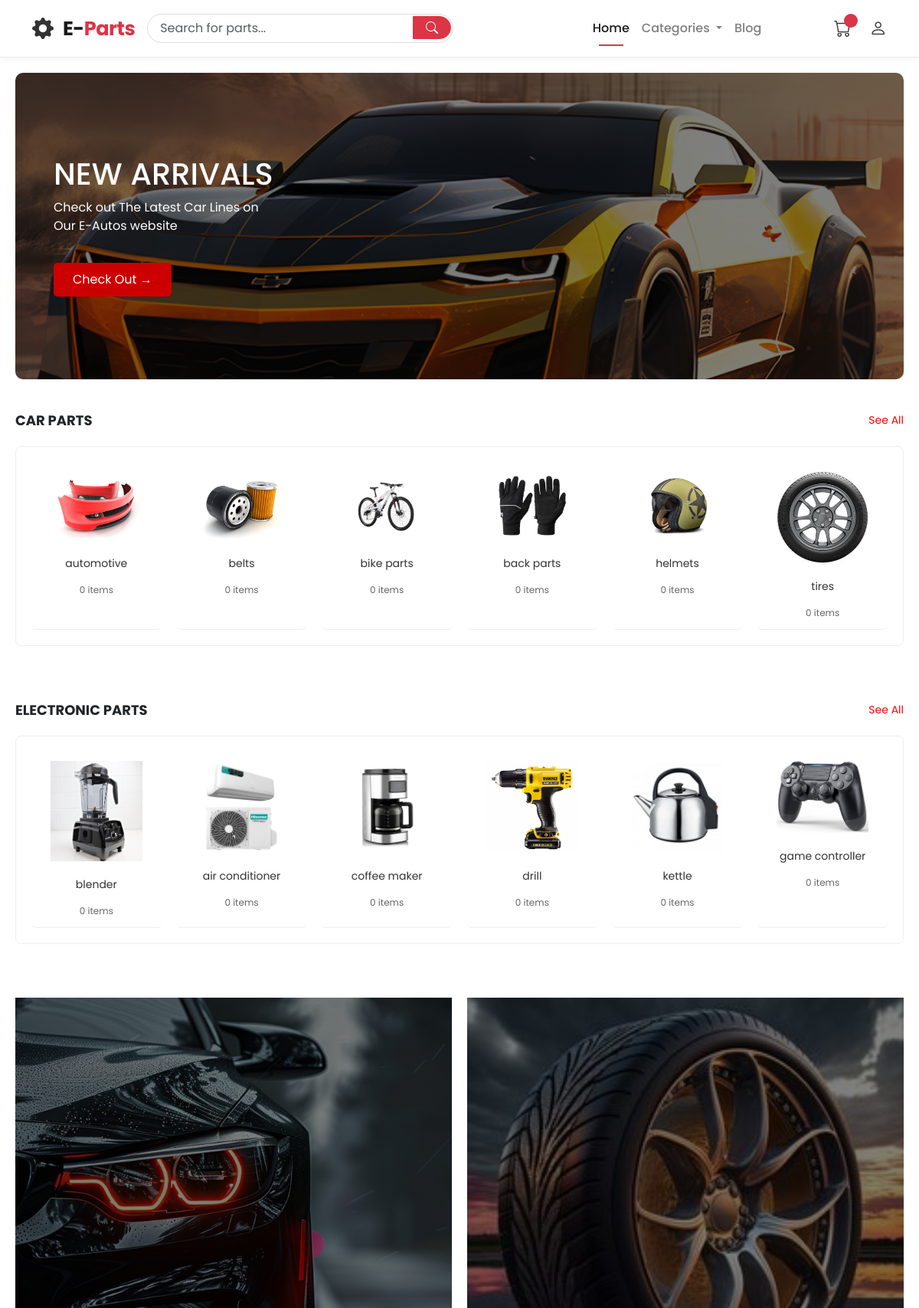
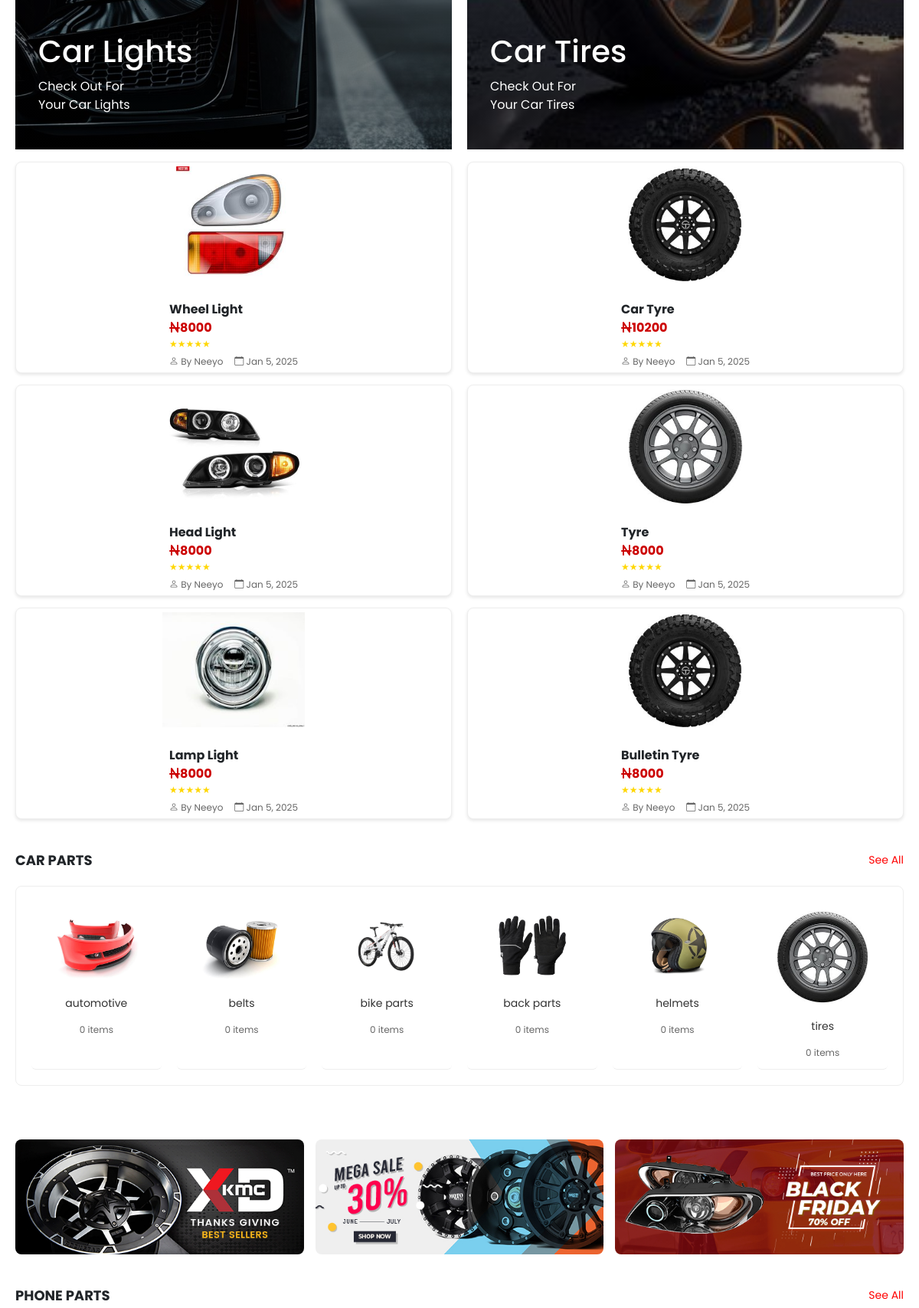
The page / (upper part) on the database its author committed (2 pictures, top to bottom).
### tables this page shows
CREATE TABLE `categories` (
  `id` int(11) NOT NULL,
  `category_name` varchar(255) NOT NULL,
  `category_image` varchar(255) NOT NULL,
  `category_type` varchar(255) NOT NULL
);

CREATE TABLE `products` (
  `product_id` int(11) NOT NULL,
  `poster_id` int(11) NOT NULL,
  `poster_type` varchar(255) NOT NULL,
  `product_name` varchar(255) NOT NULL,
  `product_price` int(11) NOT NULL,
  `product_image` varchar(255) NOT NULL,
  `product_details` text NOT NULL,
  `product_category` varchar(255) NOT NULL,
  `product_condition` varchar(255) NOT NULL,
  `product_location` varchar(11) NOT NULL,
  `product_address` varchar(255) NOT NULL,
  `product_color` varchar(255) NOT NULL,
  `quantity_sold` int(11) NOT NULL,
  `product_quantity` int(11) NOT NULL,
  `gift_picks` tinyint(11) NOT NULL,
  `sold` tinyint(11) NOT NULL,
  `product_views` int(11) NOT NULL,
  `product_likes` int(11) NOT NULL,
  `product_rating` int(11) NOT NULL,
  `product_discount` int(11) NOT NULL,
  `featured_product` tinyint(11) NOT NULL,
  `date_added` varchar(255) NOT NULL
);

CREATE TABLE `user_profile` (
  `id` int(11) NOT NULL,
  `user_name` varchar(255) NOT NULL,
  `user_email` varchar(255) NOT NULL,
  `user_password` varchar(255) NOT NULL,
  `user_type` varchar(255) NOT NULL,
  `user_image` varchar(255) NOT NULL,
  `user_phone` varchar(255) NOT NULL,
  `user_location` varchar(255) NOT NULL,
  `lga` varchar(255) NOT NULL,
  `user_address` varchar(255) NOT NULL,
  `user_rating` varchar(255) NOT NULL,
  `verified` tinyint(11) NOT NULL,
  `vkey` varchar(255) NOT NULL,
  `reset_token` varchar(255) NOT NULL,
  `reset_token_expiry` varchar(255) NOT NULL,
  `date_added` varchar(255) NOT NULL
);

### contents/car-categories-content.php (called while the page is built, shortened)
<?php
$category_name = $category['category_name'] ?? 'N/A';
$category_image = $category['category_image'] ?? '';
?>

### contents/product-contents.php (called while the page is built, shortened)
<?php
        $product_id = $product['product_id'];
        $poster_id = isset($product['poster_id']) && !empty($product['poster_id']) ? $product['poster_id'] :"N/A";
        $product_name = $product['product_name'];
        $product_price = $product['product_price'];
        $product_image = $product['product_image'];
        $product_date = $product['date_added'];
?>

### contents/seller-contents.php (called while the page is built, shortened)
<?php
$seller_details_name = $seller['user_name'] ?? 'N/A';
?>

### components/categories-banner.php (the view)
<?php include("engine/config.php"); ?>
<div class="showcase-grid">
        <div>
            <div class="banner" style="background-image: linear-gradient(rgba(0,0,0,0.5), rgba(0,0,0,0.5)), url('assets/images/background/car-lights.png')">
                <h2>Car Lights</h2>
                <p>Check Out For<br>Your Car Lights</p>
            </div>
            <div class="product-grid mt-3">
                <?php $stmt = $conn->prepare("SELECT * FROM products WHERE product_name LIKE '%light%' AND product_category LIKE '%car part%'");
                 $stmt->execute();
                 $result = $stmt->get_result();
                 while($product = $result->fetch_assoc()):
                     include ("contents/product-contents.php");
                     $stmt_poster = $conn->prepare("SELECT * FROM user_profile WHERE id = ?");
                     $stmt_poster->bind_param("i", $poster_id);
                     $stmt_poster->execute();
                     $result_x = $stmt_poster->get_result();
                     $seller = $result_x->fetch_assoc();
                     include("contents/seller-contents.php");
                ?>
                <div class="product-card">
                <a class='text-decoration-none text-dark text-capitalize' href="product-details.php?id=<?=htmlspecialchars($product_id) ?>"><img src="<?=htmlspecialchars($product_image);?>" alt="<?=htmlspecialchars($product_name);?>" class="product-image"></a>
                    <div class="product-info">
                        <div> <span class='text-capitalize fw-bold'><?=htmlspecialchars($product_name) ?></span>   </div>
                        <div class="price"><i class='fas fa-naira-sign'></i><?=htmlspecialchars($product_price)?></div>
                        <div class="stars">★★★★★</div>
                        <div class="meta-info">
                            <span><i class="bi bi-person"></i> By <?= htmlspecialchars($seller_details_name) ?></span>
                            <span class='text-capitalize'><i class="bi bi-calendar"></i> <?=htmlspecialchars($product_date)?></span>
                        </div>
                    </div>
                </div>
                <?php endwhile;?>
            </div>
        </div>
        <div>
            <div class="banner" style="background-image: linear-gradient(rgba(0,0,0,0.5), rgba(0,0,0,0.5)), url('assets/images/background/car-tires.png')">
                <h2>Car Tires</h2>
                <p>Check Out For<br>Your Car Tires</p>
            </div>
            <div class="product-grid mt-3">
            <?php $stmt = $conn->prepare("SELECT * FROM products WHERE product_name LIKE '%tyre%' AND product_category LIKE '%car part%'");
                 $stmt->execute();
                 $result = $stmt->get_result();
                 while($product = $result->fetch_assoc()):
                     include ("contents/product-contents.php");
                     $stmt_poster = $conn->prepare("SELECT * FROM user_profile WHERE id = ?");
                     $stmt_poster->bind_param("i", $poster_id);
                     $stmt_poster->execute();
                     $result_x = $stmt_poster->get_result();
                     $seller = $result_x->fetch_assoc();
                     include("contents/seller-contents.php");
                ?>
                <div class="product-card">
                <a class='text-decoration-none text-dark text-capitalize' href="product-details.php?id=<?=htmlspecialchars($product_id) ?>"><img src="<?=htmlspecialchars($product_image);?>" alt="<?=htmlspecialchars($product_name);?>" class="product-image"></a>
                    <div class="product-info">
                        <div> <span class='text-capitalize fw-bold'><?=htmlspecialchars($product_name) ?></span>   </div>
                        <div class="price"><i class='fas fa-naira-sign'></i><?=htmlspecialchars($product_price);?></div>
                        <div class="stars">★★★★★</div>
                        <div class="meta-info">
                            <span><i class="bi bi-person"></i> By <?= htmlspecialchars($seller_details_name) ?></span>
                            <span class='text-capitalize'><i class="bi bi-calendar"></i> <?=htmlspecialchars($product_date);?></span>
                        </div>
                    </div>
                </div>
                <?php endwhile;?>
            </div>
        </div>
    </div>

### components/categories.php
<?php  require("engine/config.php"); ?>
     <div class="category-section">
        <div class="section-header">
            <div class="section-title">CAR PARTS</div>
            <a href="#" class="see-all">See All</a>
        </div>
        <div class="category-grid">
         <?php
         $get_categories = $conn->prepare("SELECT * FROM categories where category_type like '%car%'");
         $get_categories->execute();
         $categories = $get_categories->get_result();
         while($category = $categories->fetch_assoc()):
             include("contents/car-categories-content.php");
         ?>
          <div class="category-item d-flex flex-row flex-column">
                 <img src="<?=htmlspecialchars($category_image);?>" alt="<?=htmlspecialchars($category_name);?>">
                 <div class="category-name"><?=htmlspecialchars($category_name);?></div>
                 <div class="item-count">0 items</div>
            </div>
            <?php endwhile; ?>
        </div>
    </div>

### components/categories-electronic.php
<?php  require("engine/config.php"); ?>
     <div class="category-section">
        <div class="section-header">
            <div class="section-title">ELECTRONIC PARTS</div>
            <a href="#" class="see-all">See All</a>
        </div>
        <div class="category-grid">
         <?php
         $get_categories = $conn->prepare("SELECT * FROM categories where category_type like '%electronic%'");
         $get_categories->execute();
         $categories = $get_categories->get_result();
         while($category = $categories->fetch_assoc()):
             include("contents/car-categories-content.php");
         ?>
          <div class="category-item d-flex flex-row flex-column">
                 <img src="<?=htmlspecialchars($category_image);?>" alt="<?=htmlspecialchars($category_name);?>">
                 <div class="category-name"><?=htmlspecialchars($category_name);?></div>
                 <div class="item-count">0 items</div>
            </div>
            <?php endwhile; ?>
        </div>
    </div>

### assets/css/hero.css (style rules this page uses)
.category-item { padding: 12px 15px; display: flex; align-items: center; gap: 10px; color: #333; text-decoration: none; border-bottom: 1px solid #eee; }

### assets/css/navbar.css (style rules this page uses)
.category-item { display: flex; align-items: center; gap: 10px; padding: 12px 15px; color: #333; text-decoration: none; border-radius: 6px; transition: background-color 0.2s ease; }

### assets/css/footer.css (style rules this page uses)
:root { --primary-purple: #5b21b6; --light-purple: #f8f5ff; }

### assets/css/btn_scroll.css (style rules this page uses)
html { scroll-behavior:smooth; }

### assets/css/categories.css (style rules this page uses)
.category-section { padding: 20px; margin-bottom: 30px; }
.section-header { display: flex; justify-content: space-between; align-items: center; margin-bottom: 20px; }
.section-title { font-weight: bold; font-size: 18px; }
.see-all { color: red; text-decoration: none; font-size: 14px; }
.category-grid { display: grid; grid-template-columns: repeat(6, 1fr); gap: 20px; background: white; padding: 20px; border-radius: 8px; border: 1px solid #eee; }
.category-item { text-align: center; }
.category-item img { width: 100%; max-width: 120px; height: auto; margin-bottom: 10px; }
.category-name { font-size: 14px; color: #333; margin-bottom: 5px; }
.item-count { font-size: 12px; color: #666; }

### assets/css/categories-banner.css (style rules this page uses)
.showcase-grid { display: grid; grid-template-columns: repeat(2, 1fr); gap: 20px; padding: 20px; }
.banner { position: relative; height: 600px; color: white; background-size: cover; background-position: center; padding: 30px; display: flex; flex-direction: column; justify-content: flex-end; }
.banner h2 { font-size: 2.5rem; margin-bottom: 10px; }
.product-grid { display: grid; grid-template-columns: 1fr; gap: 15px; }
.product-card { background: white; padding: 15px; border-radius: 8px; display: flex; align-items: center; gap: 15px; box-shadow: 0 2px 4px rgba(0,0,0,0.1); }
.product-image { width: 100px; height: 100px; object-fit: contain; }
.product-info { flex-grow: 1; }
.product-info .price { color: #cc0000; font-weight: bold; }
.meta-info { font-size: 12px; color: #666; display: flex; gap: 15px; margin-top: 5px; }
.stars { color: gold; }

### assets/css/product-categories.css (style rules this page uses)
.showcase-grid { display: grid; grid-template-columns: repeat(2, 1fr); gap: 20px; padding: 20px; }
.banner { position: relative; height: 600px; color: white; background-size: cover; background-position: center; padding: 30px; display: flex; flex-direction: column; justify-content: flex-end; }
.product-grid { display: grid; grid-template-columns: 1fr; gap: 15px; }
.product-card { background: white; padding: 15px; border-radius: 8px; display: flex; align-items: center; gap: 15px; box-shadow: 0 2px 4px rgba(0,0,0,0.1); }
.product-image { width: 100px; height: 100px; object-fit: contain; }
.product-info { flex-grow: 1; }
.price { color: #333; font-weight: bold; }
.stars { color: gold; font-size: 12px; }
.meta-info { font-size: 12px; color: #666; display: flex; gap: 15px; margin-top: 5px; }

### assets/css/featured-products.css (style rules this page uses)
.product-card { border: 1px solid #eee; padding: 5px; border-radius: 8px; position: relative; display: flex; flex-direction: column; }
.product-image { width: 100%; height: 150px; object-fit: contain; margin-bottom: 10px; }

### components/links.php (style rules this page uses)
body { font-family:poppins; overflow-x: hidden; }
.fw-bold { font-weight:bold; }

### rows shown on the page
categories: category_image+category_name (picture), category_name "automotive"
categories: category_image+category_name (picture), category_name "belts"
categories: category_image (picture), category_name "bike parts"
categories: category_image (picture), category_name "back parts"
categories: category_image+category_name (picture), category_name "helmets"
categories: category_image+category_name (picture), category_name "tires"
categories: category_image+category_name (picture), category_name "blender"
categories: category_image (picture), category_name "air conditioner"
categories: category_image (picture), category_name "coffee maker"
categories: category_image+category_name (picture), category_name "drill"
categories: category_image+category_name (picture), category_name "kettle"
categories: category_image (picture), category_name "game controller"
products: product_image (picture), product_name "Wheel Light", product_price "8000", user_profile.user_name "Neeyo", date_added "Jan 5, 2025"
products: product_image (picture), product_name "Head Light", product_price "8000", user_profile.user_name "Neeyo", date_added "Jan 5, 2025"
products: product_image (picture), product_name "Lamp Light", product_price "8000", user_profile.user_name "Neeyo", date_added "Jan 5, 2025"
products: product_image (picture), product_name "Car Tyre", product_price "10200", user_profile.user_name "Neeyo", date_added "Jan 5, 2025"
products: product_image+product_name (picture), product_name "Tyre", product_price "8000", user_profile.user_name "Neeyo", date_added "Jan 5, 2025"
products: product_image (picture), product_name "Bulletin Tyre", product_price "8000", user_profile.user_name "Neeyo", date_added "Jan 5, 2025"
